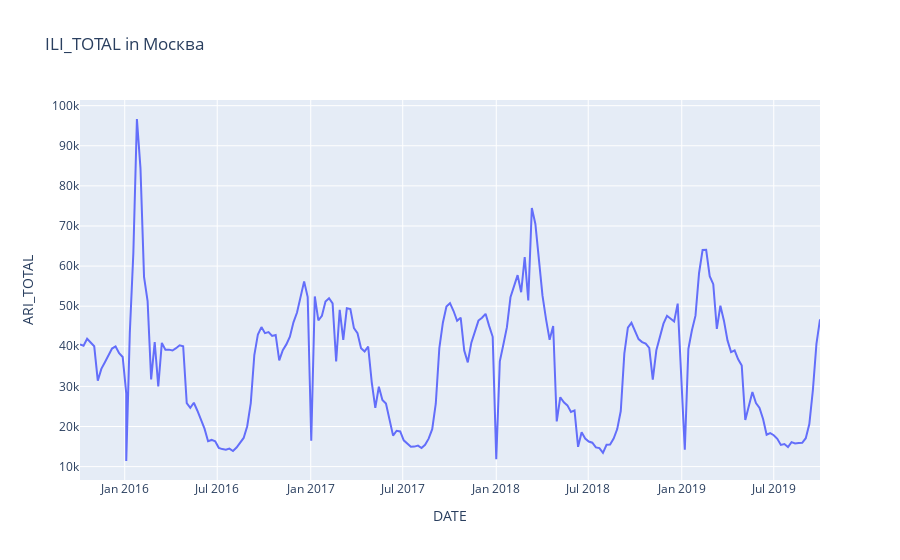

Notebook code for this chart:
### Code cell
tmp = dst_epi_data['Санкт-Петербург']
# fig = px.line(epi_ds, x='DATE', y='ARI_TOTAL', title='ILI_TOTAL in Cities', color='DISTRICT_NAME')
fig = go.Figure()
fig.add_trace(go.Scatter(x=tmp.DATE, y=tmp.ARI_TOTAL))
# fig = px.line(tmp, x='DATE', y='ARI_TOTAL', title='ILI_TOTAL in Москва')
fig.show()

### Figure 1 — Plotly figure (JSON) as saved in the notebook; plotly's stock layout.template omitted (floating-point values rounded to 4 significant figures; data arrays with more than 128 entries replaced by an {"elided": "..."} marker saying what was removed)
{"data": [{"hovertemplate": "DATE=%{x}<br>ARI_TOTAL=%{y}<extra></extra>", "legendgroup": "", "line": {"color": "#636efa", "dash": "solid"}, "mode": "lines", "name": "", "orientation": "v", "showlegend": false, "type": "scatter", "x": {"elided": "209 str values"}, "xaxis": "x", "y": {"elided": "209 int values"}, "yaxis": "y"}], "layout": {"legend": {"tracegroupgap": 0}, "title": {"text": "ILI_TOTAL in Москва"}, "xaxis": {"anchor": "y", "domain": [0, 1], "title": {"text": "DATE"}}, "yaxis": {"anchor": "x", "domain": [0, 1], "title": {"text": "ARI_TOTAL"}}}}
